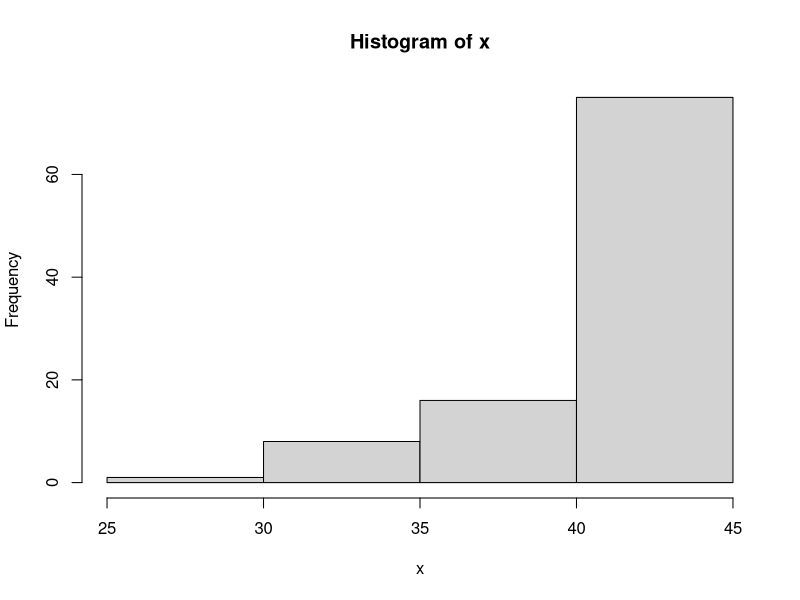

R code for this plot:
## ---- chunk 1
while(T){
  type = sample(1:5,1) #uniform, bell, bimodal, skewright, skewleft
  n = sample(c(60,75,80,90,100,110,120,125,130,150),1)
  beta1 = c(1,10,0.2,0.5,2)[type]
  beta2 = c(1,10,0.2,2,0.5)[type]
  bottom = sample(seq(20,70,5),1)
  width = sample(seq(5,30,5),1)
  i = 1:n
  x = rbeta(n,beta1,beta2)*width+bottom
  myhist = hist(x,breaks=5)
  brks = myhist$breaks
  counts = myhist$counts
  relf = counts/n
  dens = relf/(brks[2]-brks[1])
  if(brks[2]-brks[1] != 1){
    break
  }
}

sol = signif(c(rbind(relf,dens)),6)
soln = paste0(sol,collapse="|")
tol = paste0(sol/10,collapse="|")

## ---- chunk 2
write.csv(data.frame(i,x),file="make_freq_dist.csv",row.names = FALSE)
## ---- chunk 3
NN = length(counts)
Interval = paste(brks[1:NN],"to",brks[2:(NN+1)])
Frequency = counts
Relative_frequency = paste("##ANSWER",seq(1,NN*2-1,2),"##",sep="")
Density = paste("##ANSWER",seq(2,2*NN,2),"##",sep="")
anstab = data.frame(Interval,Frequency,Relative_frequency,Density)
knitr::kable(anstab,format="html",table.attr='class="bordered-table"', align = "cccc",row.names=F)
## ---- chunk 4
NN = length(counts)
Interval = paste(brks[1:NN],"to",brks[2:(NN+1)])
Frequency = counts
Relative_frequency = signif(counts/n,4)
Density = signif(counts/n/(brks[2]-brks[1]),4)
soltab = data.frame(Interval,Frequency,Relative_frequency,Density)
knitr::kable(soltab,format="html",table.attr='class="bordered-table"', align = "cccc",row.names=F)
